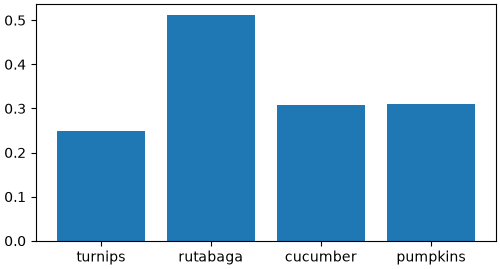

Python code for this plot:
import matplotlib.pyplot as plt 
import numpy as np 

fig, ax = plt.subplots(figsize=(5,2.7), layout='constrained')

categories = ['turnips', 'rutabaga', 'cucumber', 'pumpkins']
ax.bar(categories, np.random.rand(len(categories)))
plt.show() 
